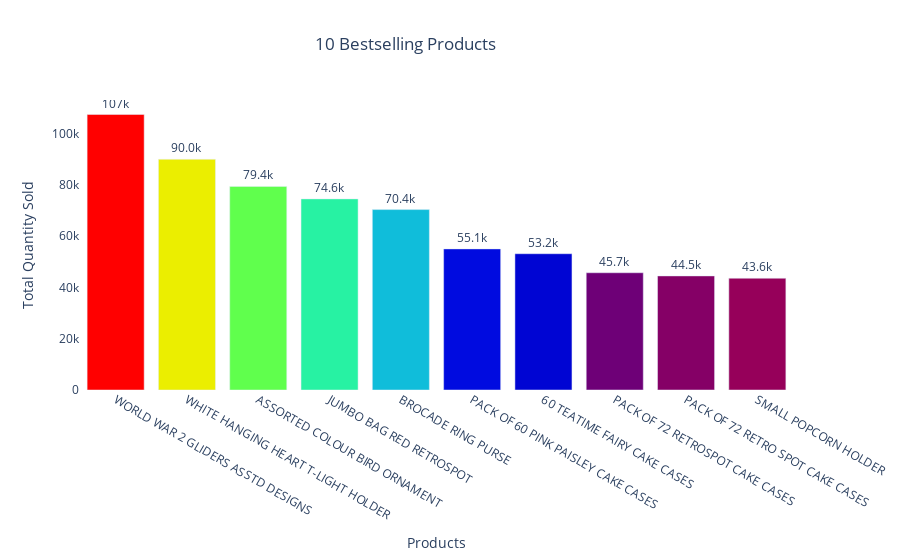

Notebook code for this chart:
### Code cell
fig = go.Figure(data=[
    go.Bar(name='10 Bestselling Products', 
           x=retail_data_product_desc['Description'].astype(str), 
           y=retail_data_product_desc['Quantity'],
           marker_opacity=1,
           marker={'color': retail_data_product_desc['Quantity'],
                   'colorscale': 'Rainbow'})
    ])

fig.update_traces(texttemplate='%{y:.3s}', textposition='outside')
fig.update_layout(barmode='group', showlegend=False)

fig.update_layout(title='10 Bestselling Products',
                  title_x=0.45,
                  xaxis_title="Products",
                  yaxis_title="Total Quantity Sold",
                  plot_bgcolor='white')
fig.show()

### Figure 1 — Plotly figure (JSON) as saved in the notebook; plotly's stock layout.template omitted (floating-point values rounded to 4 significant figures)
{"data": [{"marker": {"color": [107489, 90008, 79434, 74564, 70390, 55051, 53169, 45742, 44507, 43602], "colorscale": [[0, "rgb(150,0,90)"], [0.125, "rgb(0,0,200)"], [0.25, "rgb(0,25,255)"], [0.375, "rgb(0,152,255)"], [0.5, "rgb(44,255,150)"], [0.625, "rgb(151,255,0)"], [0.75, "rgb(255,234,0)"], [0.875, "rgb(255,111,0)"], [1, "rgb(255,0,0)"]], "opacity": 1}, "name": "10 Bestselling Products", "textposition": "outside", "texttemplate": "%{y:.3s}", "type": "bar", "x": ["WORLD WAR 2 GLIDERS ASSTD DESIGNS", "WHITE HANGING HEART T-LIGHT HOLDER", "ASSORTED COLOUR BIRD ORNAMENT", "JUMBO BAG RED RETROSPOT", "BROCADE RING PURSE ", "PACK OF 60 PINK PAISLEY CAKE CASES", "60 TEATIME FAIRY CAKE CASES", "PACK OF 72 RETROSPOT CAKE CASES", "PACK OF 72 RETRO SPOT CAKE CASES", "SMALL POPCORN HOLDER"], "y": [107489, 90008, 79434, 74564, 70390, 55051, 53169, 45742, 44507, 43602]}], "layout": {"barmode": "group", "plot_bgcolor": "white", "showlegend": false, "title": {"text": "10 Bestselling Products", "x": 0.45}, "xaxis": {"title": {"text": "Products"}}, "yaxis": {"title": {"text": "Total Quantity Sold"}}}}
